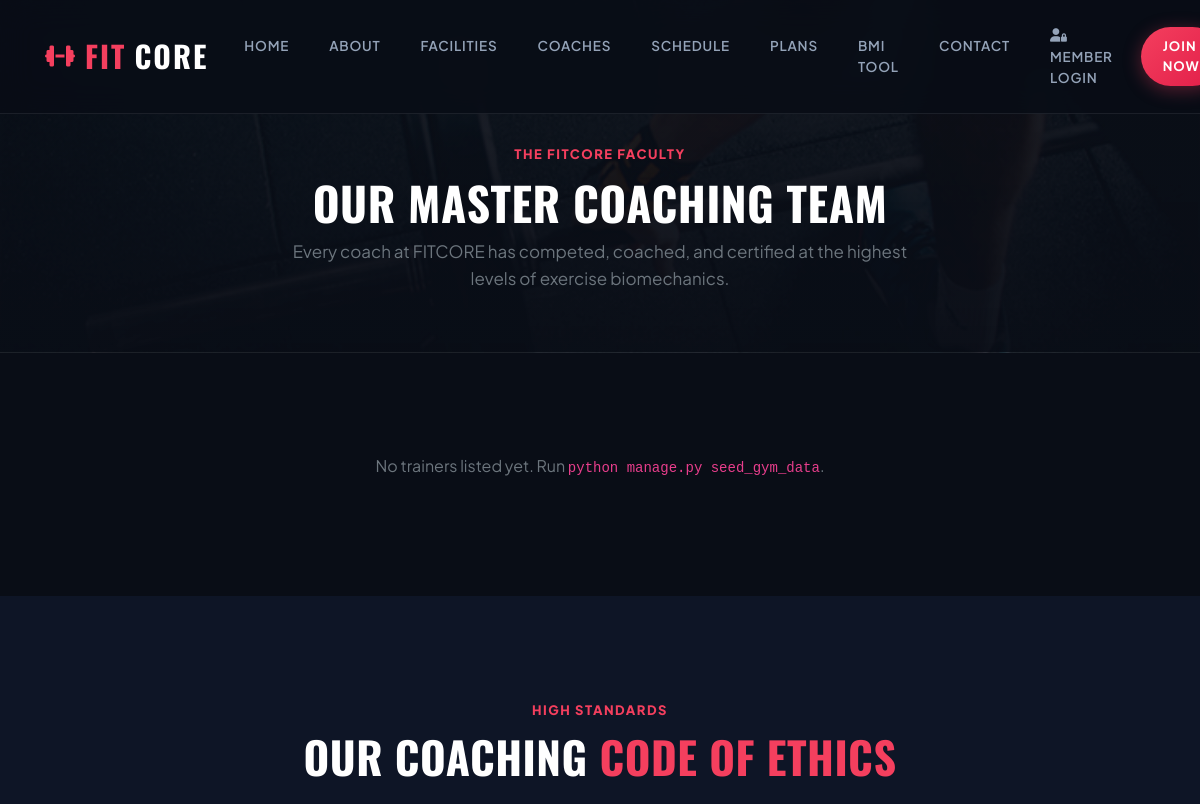
The page /trainers/ (upper part) on the database as committed earlier.
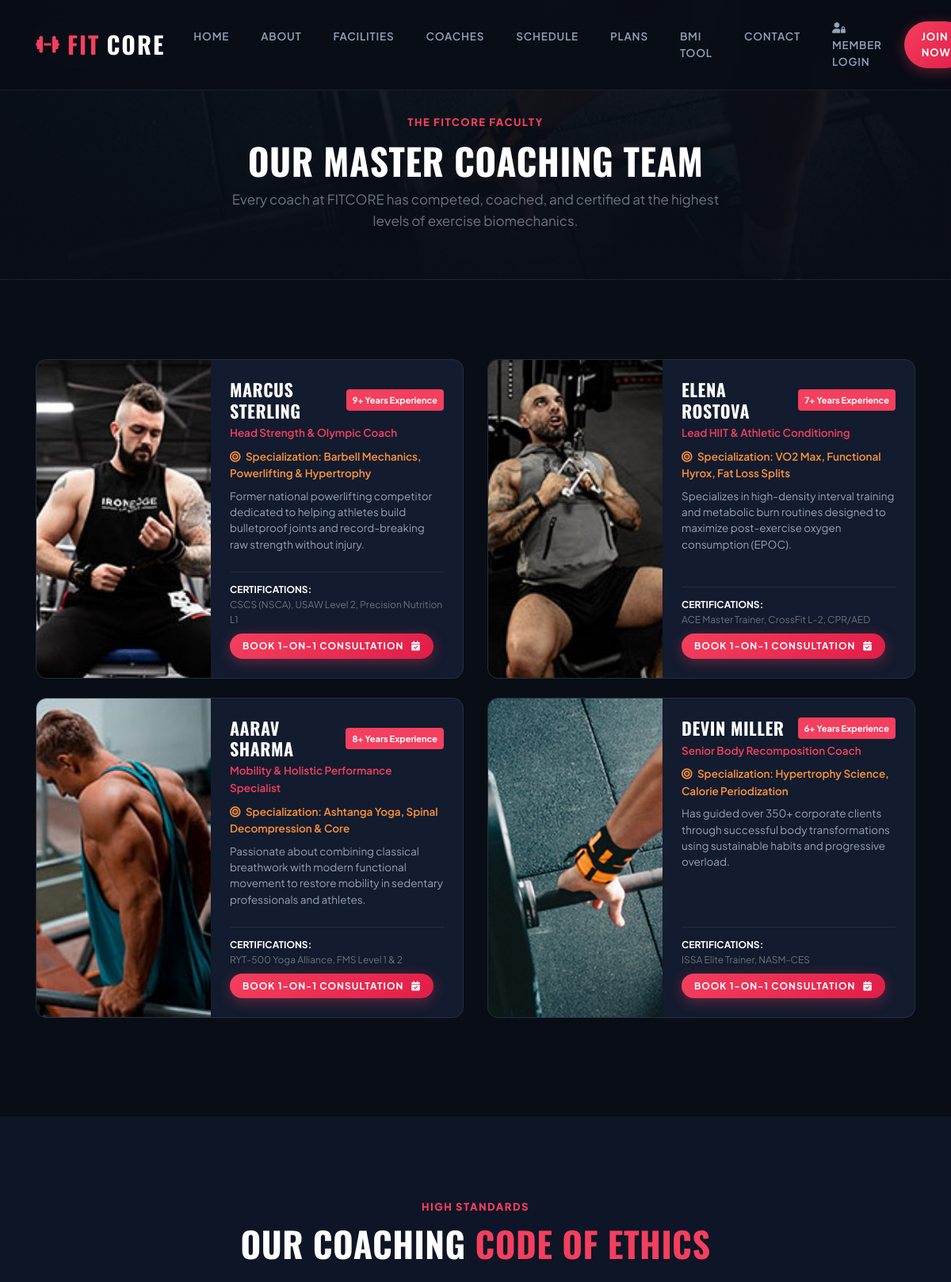
The same page on the database as committed later.
### gym/models.py (models this page shows, shortened)
class Trainer(models.Model):
    name = models.CharField(max_length=150)
    role = models.CharField(max_length=150, default="Head Strength Coach")
    speciality = models.CharField(max_length=200, default="Hypertrophy & Biomechanics")
    experience = models.CharField(max_length=50, default="7+ Years")
    bio = models.TextField(blank=True, null=True)
    certifications = models.CharField(max_length=255, default="CSCS, ACE-CPT, Precision Nutrition L1")
    image_url = models.CharField(max_length=300, blank=True, null=True)
    instagram = models.CharField(max_length=100, default="@fitcore_coach")
    is_active = models.BooleanField(default=True)
    creationdate = models.DateTimeField(auto_now_add=True)

### gym/views.py (the view)
# urls.py: path('trainers/', trainers_view, name='trainers_view'),
def trainers_view(request):
    trainers = Trainer.objects.filter(is_active=True)
    return render(request, 'trainers.html', {'trainers': trainers})

### gym/templates/trainers.html (shortened to what this page needs)
{% extends 'base.html' %}
{% load static %}
{% block content %}
<div class="page-hero-banner">
    <div class="container">
        <span class="section-tag">THE FITCORE FACULTY</span>
        <h1 class="text-white font-weight-bold" style="font-size: 46px;">OUR MASTER COACHING TEAM</h1>
        <p class="text-muted" style="max-width: 650px; margin: 0 auto; font-size: 17px;">
            Every coach at FITCORE has competed, coached, and certified at the highest levels of exercise biomechanics.
        </p>
    </div>
</div>
<section class="section-padding">
    <div class="container">
        <div class="row">
            {% for t in trainers %}
            <div class="col-lg-6 mb-4">
                <div class="trainer-card d-flex flex-column flex-md-row" style="height: 100%;">
                    <div class="trainer-img-wrap" style="width: 100%; min-width: 220px; max-width: 240px; height: auto;">
                        {% if forloop.counter == 1 %}
                            <img src="{% static 'assets/images/first-trainer.jpg' %}" alt="{{ t.name }}" style="height:100%;">
                        {% elif forloop.counter == 2 %}
                            <img src="{% static 'assets/images/second-trainer.jpg' %}" alt="{{ t.name }}" style="height:100%;">
                        {% elif forloop.counter == 3 %}
                            <img src="{% static 'assets/images/third-trainer.jpg' %}" alt="{{ t.name }}" style="height:100%;">
                        {% else %}
                            <img src="{% static 'assets/images/training-image-01.jpg' %}" alt="{{ t.name }}" style="height:100%;">
                        {% endif %}
                    </div>
                    <div class="trainer-content d-flex flex-column justify-content-between flex-grow-1">
                        <div>
                            <div class="d-flex justify-content-between align-items-center mb-1">
                                <h3 class="trainer-name mb-0" style="font-size: 22px;">{{ t.name }}</h3>
                                <span class="badge badge-danger p-2" style="background:var(--primary); font-size:11px;">{{ t.experience }}</span>
                            </div>
                            <div class="trainer-role mb-2">{{ t.role }}</div>
                            <p style="color:var(--accent); font-size: 13.5px; font-weight:600; margin-bottom:8px;">
                                <i class="fa fa-bullseye mr-1"></i> Specialization: {{ t.speciality }}
                            </p>
                            <p class="trainer-bio" style="font-size:13.5px;">{{ t.bio|default:"Dedicated to helping athletes and lifters unlock peak physical conditioning with science-backed principles." }}</p>
                        </div>
                        <div class="trainer-certs mt-2">
                            <div class="text-white font-weight-bold" style="font-size: 12px; text-transform:uppercase;">Certifications:</div>
                            <span class="text-muted" style="font-size:12px;">{{ t.certifications }}</span>
                            <div class="mt-2">
                                <a href="{% url 'contact' %}" class="btn-primary-custom" style="padding: 6px 16px; font-size:12px;">
                                    Book 1-on-1 Consultation <i class="fa fa-calendar-check"></i>
                                </a>
                            </div>
                        </div>
                    </div>
                </div>
            </div>
            {% empty %}
            <div class="col-12 text-center text-muted">
                <p>No trainers listed yet. Run <code>python manage.py seed_gym_data</code>.</p>
            </div>
            {% endfor %}
        </div>
    </div>
</section>
<section class="section-padding" style="background: var(--bg-surface);">
    <div class="container text-center">
        <span class="section-tag">HIGH STANDARDS</span>
        <h2 class="section-title mb-4">Our Coaching <span>Code of Ethics</span></h2>
    </div>
</section>
{% endblock %}

Rows that differ between the two databases and show on the page:
added Trainer: name "MARCUS STERLING", experience "9+ Years Experience", role "Head Strength & Olympic Coach", speciality "Barbell Mechanics, Powerlifting & Hypertrophy", bio "Former national powerlifting competitor dedicated to helping athletes build bulletproof joints and record-breaking raw strength without injury.", certifications "CSCS (NSCA), USAW Level 2, Precision Nutrition L1"
added Trainer: name "ELENA ROSTOVA", experience "7+ Years Experience", role "Lead HIIT & Athletic Conditioning", speciality "VO2 Max, Functional Hyrox, Fat Loss Splits", bio "Specializes in high-density interval training and metabolic burn routines designed to maximize post-exercise oxygen consumption (EPOC).", certifications "ACE Master Trainer, CrossFit L-2, CPR/AED"
added Trainer: name "AARAV SHARMA", experience "8+ Years Experience", role "Mobility & Holistic Performance Specialist", speciality "Ashtanga Yoga, Spinal Decompression & Core", bio "Passionate about combining classical breathwork with modern functional movement to restore mobility in sedentary professionals and athletes.", certifications "RYT-500 Yoga Alliance, FMS Level 1 & 2"
added Trainer: name "DEVIN MILLER", experience "6+ Years Experience", role "Senior Body Recomposition Coach", speciality "Hypertrophy Science, Calorie Periodization", bio "Has guided over 350+ corporate clients through successful body transformations using sustainable habits and progressive overload.", certifications "ISSA Elite Trainer, NASM-CES"
Other text that changed with them:
text no longer shown: "No trainers listed yet. Run python manage.py seed_gym_data ."
